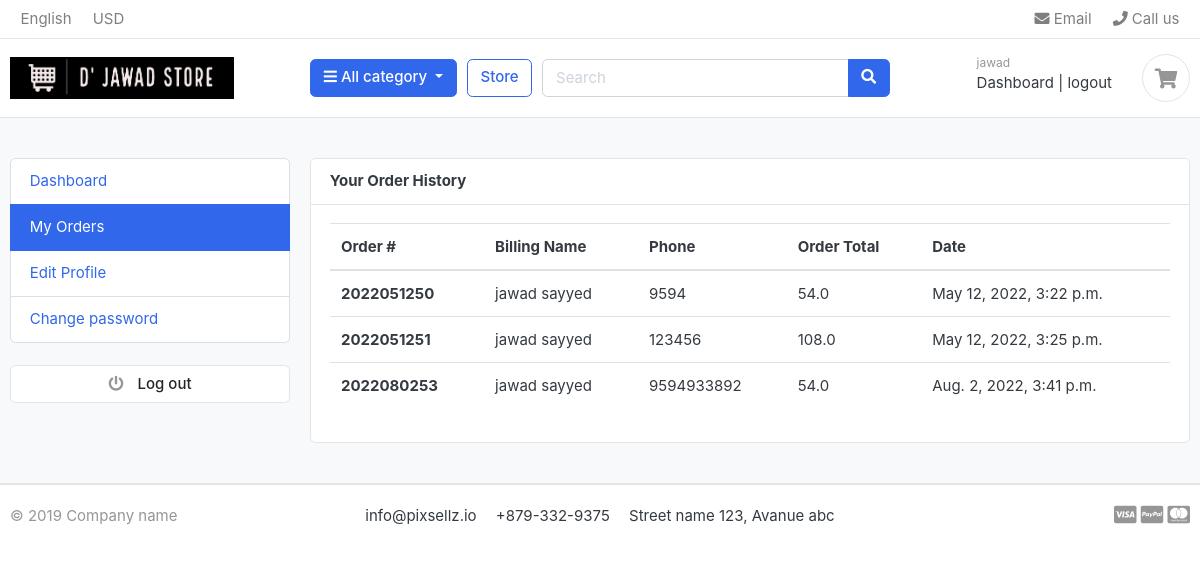
The app's page /accounts/my_orders/ (signed in) with its own data.
### accounts/models.py (models this page shows, shortened)
class Account(AbstractBaseUser):
    first_name=models.CharField(max_length=100)
    last_name=models.CharField(max_length=100)
    username=models.CharField(max_length=100,unique=True)
    email=models.EmailField(max_length=100,unique=True)
    phone_number=models.CharField(max_length=20)
    date_joined=models.DateTimeField(auto_now_add=True)
    last_login=models.DateTimeField(auto_now_add=True)
    is_admin=models.BooleanField(default=False)
    is_staff=models.BooleanField(default=False)
    is_active=models.BooleanField(default=False)
    is_superadmin=models.BooleanField(default=False)
    USERNAME_FIELD='email'
    REQUIRED_FIELDS=['username','first_name','last_name']
    objects=MyAccountManager()

### orders/models.py (models this page shows, shortened)
class Order(models.Model):
    STATUS = (
        ('New', 'New'),
        ('Accepted', 'Accepted'),
        ('Completed', 'Completed'),
        ('Cancelled', 'Cancelled'),
    )
    user = models.ForeignKey(Account, on_delete=models.SET_NULL, null=True)
    payment=models.ForeignKey(Payment,on_delete=models.SET_NULL,blank=True,null=True)
    order_number = models.CharField(max_length=20)
    first_name = models.CharField(max_length=50)
    last_name = models.CharField(max_length=50)
    phone = models.CharField(max_length=15)
    email = models.EmailField(max_length=50)
    address_line_1 = models.CharField(max_length=50)
    address_line_2 = models.CharField(max_length=50, blank=True)
    country = models.CharField(max_length=50)
    state = models.CharField(max_length=50)
    city = models.CharField(max_length=50)
    order_note = models.CharField(max_length=100, blank=True)
    order_total = models.FloatField()
    tax = models.FloatField()
    status = models.CharField(max_length=10, choices=STATUS, default='New')
    ip = models.CharField(blank=True, max_length=20)
    is_ordered = models.BooleanField(default=False)
    created_at = models.DateTimeField(auto_now_add=True)
    updated_at = models.DateTimeField(auto_now=True)
    def full_name(self):
        return f'{self.first_name} {self.last_name}'

### accounts/views.py (the view)
# urls.py: path('my_orders/',views.my_orders,name='my_orders'),
@login_required(login_url="login")
def my_orders(request):
    orders=Order.objects.filter(user=request.user,is_ordered=True)
    context={
        'orders':orders,
    }
    return render(request,'accounts/my_orders.html',context)

### carts/context_processors.py (called while the page is built)
def counter(request):
    if 'carts/carts' in request.path:
        try:
            cart_count=0
            if request.user.is_authenticated:
                  cart_items=CartItem.objects.filter(user=request.user,is_active=True)
            else:
                cart=Cart.objects.get(cart_id=_cart_id(request))
                cart_items=CartItem.objects.filter(cart=cart,is_active=True)
            for cart_item in cart_items:
                cart_count=cart_count+cart_item.quantity
            return dict(cart_count=cart_count)
        except Cart.DoesNotExist:
            cart_count=0
    else:
        return {}

### category/context_processors.py (called while the page is built)
def menu_links(request):
    links=Category.objects.all()
    return dict(multiple_links=links)

### category/models.py (called while the page is built)
    def get_url(self):
        return reverse('product_by_category',args=[self.slug])

### templates/accounts/my_orders.html
{% extends 'base.html' %}
{% block content %}
<section class="section-conten padding-y bg">
<div class="container">
	<div class="row">
	<aside class="col-md-3">
	{% include 'includes/dashboard_sidebar.html' %}
	</aside>
	<main class="col-md-9">
		<article class="card">
		<header class="card-header">
			<strong class="d-inline-block mr-3">Your Order History</strong>
		</header>
		<div class="card-body">
			<div class="row">
				<div class="col-md-12">
                    <table class="table table-hover">
                        <thead>
                          <tr>
                            <th scope="col">Order #</th>
                            <th scope="col">Billing Name</th>
                            <th scope="col">Phone</th>
                            <th scope="col">Order Total</th>
                            <th scope="col">Date</th>
                          </tr>
                        </thead>
                        <tbody>
                            {% for order in orders %}
                          <tr>
                            <th scope="row">{{order.order_number}}</th>
                            <td>{{order.full_name}}</td>
                            <td>{{order.phone}}</td>
                            <td>{{order.order_total}}</td>
                            <td>{{order.created_at}}</td>
                          </tr>
                          {% endfor %}
                        </tbody>
                      </table>
			</div>
		</article>
	</main>
</div>
</div>
</section>
{% endblock %}

### templates/includes/header.html (shortened to what this page needs)
{% load static %}
<header class="section-header">
<nav class="navbar p-md-0 navbar-expand-sm navbar-light border-bottom">
<div class="container">
  <div class="collapse navbar-collapse" id="navbarTop4">
    <ul class="navbar-nav mr-auto">
    	<li class="nav-item dropdown">
		 	<a href="#" class="nav-link">   English </a>
		</li>
		<li class="nav-item dropdown">
			<a href="#" class="nav-link"> USD </a>
		</li>
    </ul>
    <ul class="navbar-nav">
		<li><a href="#" class="nav-link"> <i class="fa fa-envelope"></i> Email </a></li>
		<li><a href="#" class="nav-link"> <i class="fa fa-phone"></i> Call us </a></li>
	</ul>
  </div>
</div>
</nav>
<section class="header-main border-bottom">
	<div class="container">
<div class="row align-items-center">
	<div class="col-lg-3 col-md-3 col-6">
		<a href="{% url 'home'%}" class="brand-wrap">
			<img class="logo" src="{% static '/images/logo2.jpeg' %}">
		</a>
	</div>
	<div class="col-lg col-sm col-md col-6 flex-grow-0">
		<div class="category-wrap dropdown d-inline-block float-right">
			<button type="button" class="btn btn-primary dropdown-toggle" data-toggle="dropdown">
				<i class="fa fa-bars"></i> All category
			</button>
		</div>
	</div>
	<a href="{% url 'store' %}" class="btn btn-outline-primary">Store</a>
	<div class="col-lg  col-md-6 col-sm-12 col">
		<form action="{% url 'search' %}" class="search" method="GET">
			<div class="input-group w-100">
			    <input type="text" class="form-control" style="width:60%;" name="keyword" placeholder="Search">
			    <div class="input-group-append">
			      <button class="btn btn-primary" type="submit">
			        <i class="fa fa-search"></i>
			      </button>
			    </div>
		    </div>
		</form>
	</div>
	<div class="col-lg-3 col-sm-6 col-8 order-2 order-lg-3">
				<div class="d-flex justify-content-end mb-3 mb-lg-0">
					<div class="widget-header">
						<small class="title text-muted">{{user.first_name}}</small>
						<div>
						{% if request.user.is_authenticated %}
							<a href="{% url 'dashboard' %}">Dashboard</a> <span class="dark-transp"> | </span>
							<a href="{% url 'logout' %}"> logout</a>
						 {% else %}
						 <a href="{% url 'login' %}">Sign in</a> <span class="dark-transp"> | </span>
						 <a href="{% url 'register' %}"> Register</a>
						 {% endif %}
						</div>
					</div>
					<a href="{% url 'carts' %}" class="widget-header pl-3 ml-3">
						<div class="icon icon-sm rounded-circle border"><i class="fa fa-shopping-cart"></i></div>
					</a>
				</div>
			</div>
</div>
	</div>
</section>
</header>

### static/css/ui.css (style rules this page uses)
html { font-family: "Inter", sans-serif; font-size: 15px; }
.icon-xs, .icon-sm, .icon-md, .icon-lg { display: inline-block; text-align: center; flex-shrink: 0; flex-grow: 0; }
.icon-sm { width: 48px; height: 48px; line-height: 48px !important; font-size: 20px; }
.padding-y { padding-top: 40px; padding-bottom: 40px; }
article:after, .form-group:after { display: block; clear: both; content: ""; }
.bg { background-color: #f8f9fa; }
.header-main { position: relative; padding-top: 1rem; padding-bottom: 1rem; }
.brand-wrap .logo, .navbar-brand .logo { margin-right: 7px; max-height: 42px; display: inline-block; }
.widget-header { display: inline-block; vertical-align: middle; position: relative; }
.widget-header a { color: #343a40; }
.widget-header i { color: #969696; }
.widget-header .title { display: block; }

### records on screen
Account: first_name "jawad"
Order: order_number "2022051250", full_name "jawad sayyed", phone "9594", order_total "54.0", created_at "May 12, 2022, 3:22 p.m."
Order: order_number "2022051251", full_name "jawad sayyed", phone "123456", order_total "108.0", created_at "May 12, 2022, 3:25 p.m."
Order: order_number "2022080253", full_name "jawad sayyed", phone "9594933892", order_total "54.0", created_at "Aug. 2, 2022, 3:41 p.m."
